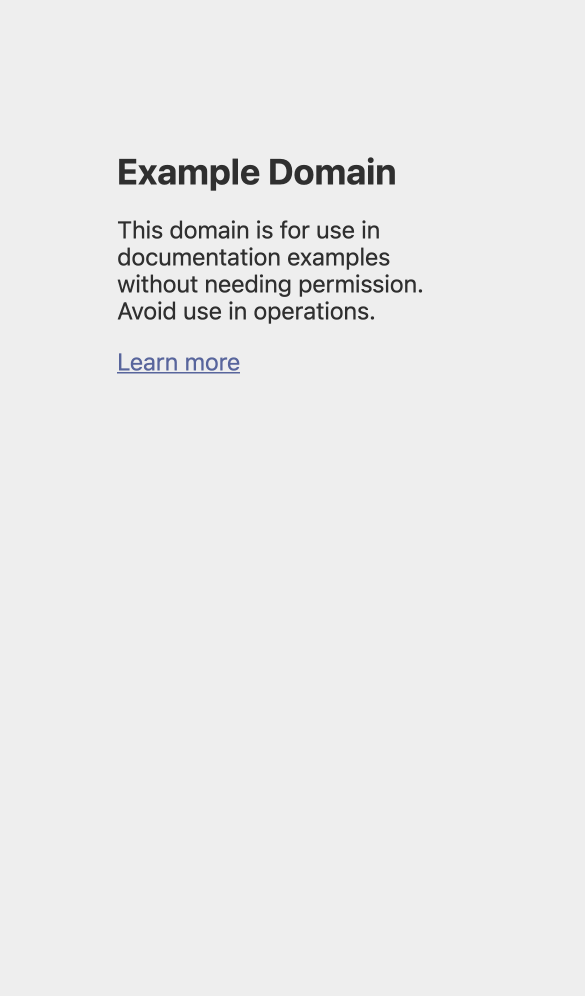
#> input picture CaseStudyBuilder/test_ss.png, 1170 x 1992 px (shown at 1/2 size)
$ python -i mockup_generator.py   (imports and definitions only)
#> lines starting #> are read from the running program, lines starting #| are printed output that depends on the picture
import sys
import os
from PIL import Image, ImageDraw, ImageFilter

# [42 lines left out: function create_device_frame, not called in this run]

def create_macbook_frame(screenshot_path):
    """
    Wraps a screenshot in the user's custom MacBook Pro frame.
    """
#> called with screenshot_path = '../test_ss.png'
    try:
        raw_img = Image.open(screenshot_path).convert("RGBA")
    except Exception as e:
        print(f"Error loading screenshot: {e}")
        raw_img = Image.new("RGBA", (1440, 900), (20, 20, 20, 255))

    frame_path = os.path.join(os.path.dirname(__file__), '..', 'static', 'img', 'custom_macbook.png')
    if not os.path.exists(frame_path):
        print(f"Frame not found at {frame_path}")
        return raw_img

    frame = Image.open(frame_path).convert("RGBA")

    # Exact MacBook bounds inside the inner black bezel (ignoring camera notch)
    # Inset by 1 pixel to ensure perfectly hidden corners
    SX, SY, SW, SH = 136, 77, 752, 495

    # The screenshot should be center-cropped to the screen aspect ratio
    target_aspect = SW / SH
    img_aspect = raw_img.width / raw_img.height

    if img_aspect > target_aspect:
        new_w = int(raw_img.height * target_aspect)
        offset = (raw_img.width - new_w) // 2
        raw_img = raw_img.crop((offset, 0, offset + new_w, raw_img.height))
    else:
        new_h = int(raw_img.width / target_aspect)
        raw_img = raw_img.crop((0, 0, raw_img.width, new_h))

    screen_img = raw_img.resize((SW, SH), Image.Resampling.LANCZOS)

    # Punch out white pixels from frame
    import numpy as np
    data = np.array(frame)
    r, g, b, a = data[:,:,0], data[:,:,1], data[:,:,2], data[:,:,3]
    white_mask = (r > 245) & (g > 245) & (b > 245) & (a > 200)
    data[white_mask, 3] = 0
    frame_punched = Image.fromarray(data)

    device = Image.new("RGBA", frame.size, (0, 0, 0, 0))
    # Paste screenshot BEHIND
    device.paste(screen_img, (SX, SY))
    # Paste punched frame OVER
    device.alpha_composite(frame_punched, (0, 0))

    return device

def apply_drop_shadow(image, offset=(0, 20), blur_radius=30, shadow_color=(0, 0, 0, 150)):
#> called with offset = (0, 40), blur_radius = 50, shadow_color = (0, 0, 0, 160)
    shadow = Image.new("RGBA", image.size, (0, 0, 0, 0))
#> shadow: PIL image 1170x1992 RGBA; every value is 0
    alpha = image.split()[3]
#> alpha: PIL image 1170x1992 L; every value is 255
    black = Image.new("RGBA", image.size, shadow_color)
    black.putalpha(alpha)
    shadow = black.filter(ImageFilter.GaussianBlur(blur_radius))

    pad = blur_radius * 2
    canvas = Image.new("RGBA", (image.width + pad * 2, image.height + pad * 2), (0, 0, 0, 0))
#> canvas: PIL image 1370x2192 RGBA; every value is 0
    canvas.paste(shadow, (pad + offset[0], pad + offset[1]), shadow)
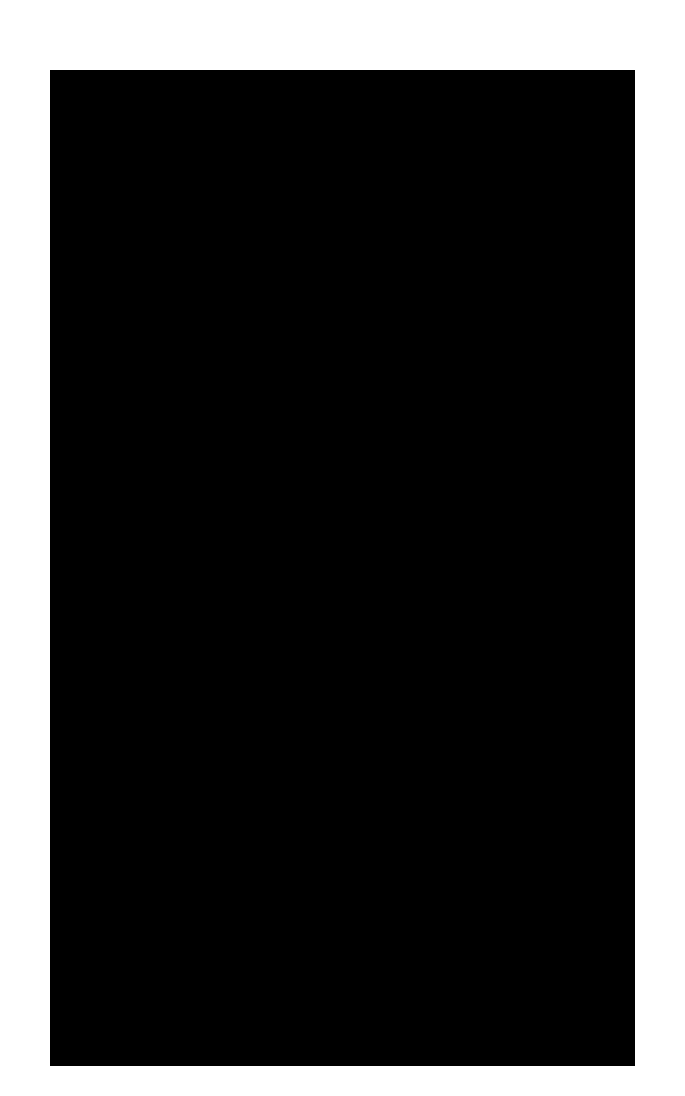
#> canvas: PIL image 1370x2192 RGBA (shown at 1/2 size); mean R, G, B, A 0, 0, 0, 197.9; transparent parts drawn white
    canvas.paste(image, (pad, pad), image)
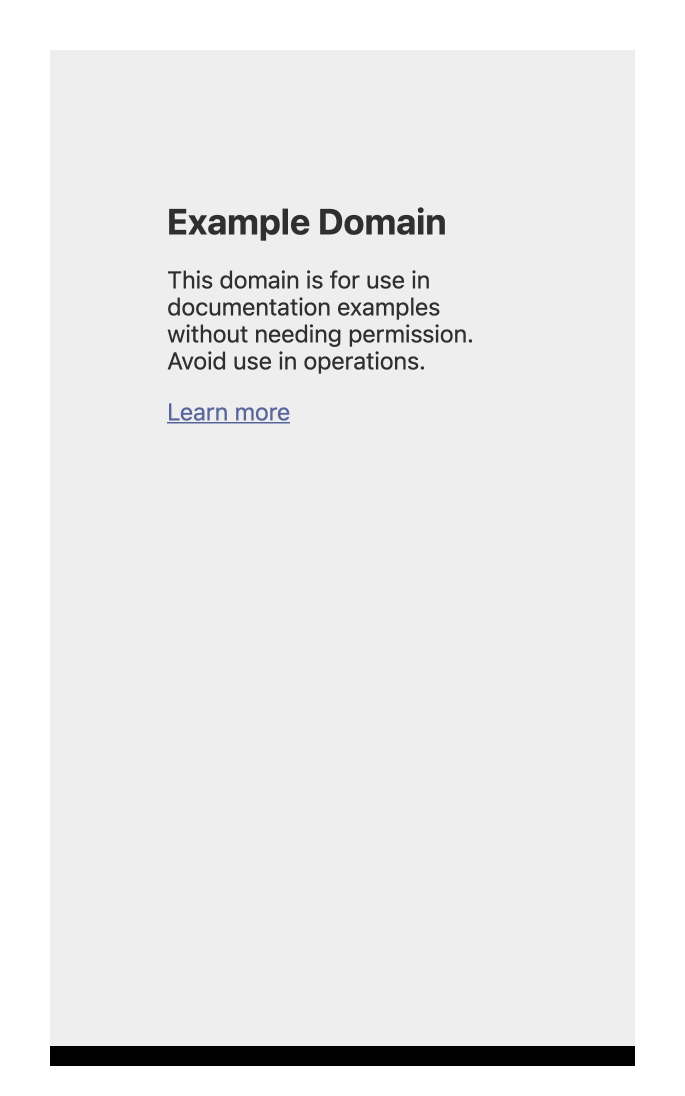
#> canvas: PIL image 1370x2192 RGBA (shown at 1/2 size); mean R, G, B, A 182.2, 182.2, 182.3, 201.9; transparent parts drawn white
    return canvas

# [32 lines left out: function build_fanned_mockup, not called in this run]

def build_web_single_mockup(desktop_screenshot_path, output_path):
    macbook = create_macbook_frame(desktop_screenshot_path)
    macbook = apply_drop_shadow(macbook, offset=(0, 40), blur_radius=50, shadow_color=(0, 0, 0, 160))

    # Scale down slightly to fit well in 1920x1080 canvas
    scale = 0.85
    new_w = int(macbook.width * scale)
#> new_w = 1164
    new_h = int(macbook.height * scale)
#> new_h = 1863
    macbook = macbook.resize((new_w, new_h), Image.Resampling.LANCZOS)

    CANVAS_W = 1920
    CANVAS_H = 1080
    canvas = Image.new("RGBA", (CANVAS_W, CANVAS_H), (0, 0, 0, 0))
#> canvas: PIL image 1920x1080 RGBA; every value is 0

    paste_x = (CANVAS_W - new_w) // 2
#> paste_x = 378
    paste_y = (CANVAS_H - new_h) // 2
#> paste_y = -392
    canvas.alpha_composite(macbook, (paste_x, paste_y))
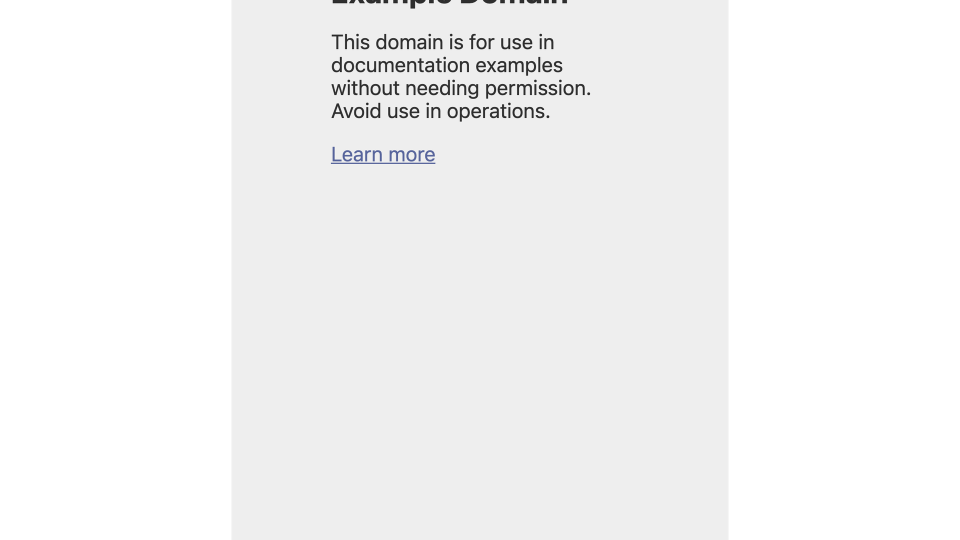
#> canvas: PIL image 1920x1080 RGBA (shown at 1/2 size); mean R, G, B, A 121.5, 121.5, 121.6, 132; transparent parts drawn white

    # Tightly crop the canvas to the bounding box of non-transparent pixels
    bbox = canvas.getbbox()
#> bbox = (462, 0, 1458, 1080)
    if bbox:
        # Add a small padding of 20px
        pad = 20
        bbox = (max(0, bbox[0]-pad), max(0, bbox[1]-pad), min(canvas.width, bbox[2]+pad), min(canvas.height, bbox[3]+pad))
#> bbox = (442, 0, 1478, 1080)
        canvas = canvas.crop(bbox)
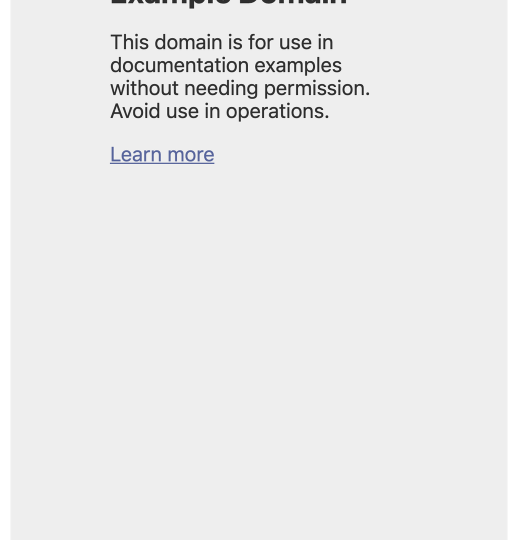
#> canvas: PIL image 1036x1080 RGBA (shown at 1/2 size); mean R, G, B, A 225.2, 225.2, 225.3, 244.7; transparent parts drawn white

    canvas.save(output_path, "PNG")
    print(f"Web single mockup generated successfully at {output_path}")

# [75 lines left out: functions build_mobile_single_mockup, build_web_responsive_mockup, not called in this run]

# [23 lines not run here, left out]

>>> result = build_web_single_mockup('../test_ss.png', 'out.png')
